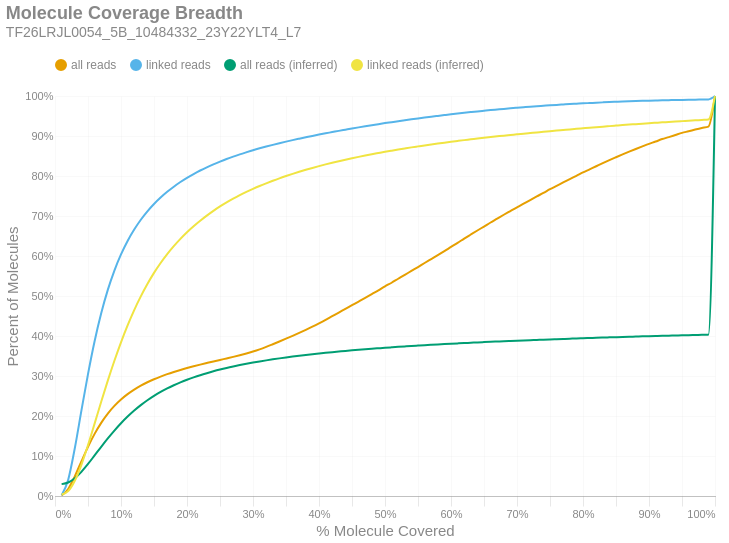

The cell this chart's notebook holds for it:
### Markdown cell above
### Molecule Read Coverage
This chart shows molecule coverage breadth as computed by the number of bases aligned to that molecule. In other words, "*how much of each unique long molecule is actually sequenced/aligned?*" Keep in mind there is a distinction between sequences and alignments, since some sequences belonging to a particular molecule may not align well and wouldn't appear in the alignment data. This chart also shows molecule coverage breadth as computed by the *inferred fragment* from which the aligned sequences originate. Unlike read coverage, this calculation takes into account the total insert size, including unsequenced gaps between the forward and reverse reads. Like the previous figures, these are cumulative percents.

### Code cell
if SKIPLR:
    print_html(f"Skipped")
else:
    binned_df = consolidated_hist(valids['coverage_bp'], mask, 0.01, True)
    binned_df_inf = consolidated_hist(valids['coverage_inserts'], mask, 0.01, True)
    binned_df = binned_df.with_columns(pl.lit(binned_df_inf['all reads (cumsum)']).alias('all reads (inferred)'))
    binned_df = binned_df.with_columns(pl.lit(binned_df_inf['linked reads (cumsum)']).alias('linked reads (inferred)'))
    binned_df = binned_df.with_columns(
        (pl.col('bin').cast(pl.Float64) + 0.01).alias('right_edge')
    )

    with SafeRender(binned_df):
        (
            density_plot(binned_df, 'Molecule Coverage Breadth', samplename, 'molcov', ['all reads (inferred)','linked reads (inferred)'])
            .encode(
                #x=alt.X('bin:Q', title="% Molecule Covered").axis(format = '%').scale(padding=0),
                x=alt.X('right_edge:Q', title="% Molecule Covered").axis(format='%').scale(padding=0),
                y=alt.Y('value:Q', title='Percent of Molecules')
                    .axis(format='%')
                    .stack(False)
                    .scale(domainMin=0, padding=0),
                color=alt.Color("key:N").scale(domain = ["all reads", "linked reads", "all reads (inferred)", "linked reads (inferred)"]),
                tooltip = [
                    alt.Tooltip("key:N", title = "Data Type"),
                    alt.Tooltip("range_label:N", title="% Molecule Covered"),
                    alt.Tooltip("value:Q", format = ".2%", title="% Molecules")
                ]
            )
        ).display()

### Figure 1 — Vega-Lite specification as saved in the notebook (floating-point values rounded to 4 significant figures)
{"width": "container", "height": 400, "config": {"title": {"anchor": "start", "dy": -15, "fontSize": 18, "color": "#888888", "subtitleColor": "#888888", "subtitleFontSize": 14}, "arc": {"fill": "#0072B2"}, "axis": {"domainColor": "#888888", "domainWidth": 0.5, "gridWidth": 0.2, "grid": false, "titleFontWeight": 400, "titleFontSize": 15, "labelFontSize": 11, "labelColor": "#888888", "tickColor": "#888888", "tickWidth": 0.2, "titleColor": "#888888"}, "axisBand": {"grid": false}, "axisX": {"grid": true, "tickSize": 10, "domainCap": "round"}, "axisY": {"domain": false, "grid": true, "tickSize": 0, "domainCap": "round"}, "background": "transparent", "header": {"labelFontSize": 15, "labelColor": "#888888", "titleFontSize": 15, "titleFontWeight": 600, "titleColor": "#888888"}, "legend": {"labelFont": "sans-serif", "labelFontSize": 12, "labelColor": "#888888", "symbolSize": 100, "symbolType": "circle", "titleFontSize": 12, "titlePadding": 10, "titleColor": "#888888", "title": null, "orient": "top"}, "range": {"category": ["#E69F00", "#56B4E9", "#009E73", "#F0E442", "#0072B2", "#D55E00", "#CC79A7", "#000000"], "diverging": ["#cfe8f3", "#a2d4ec", "#73bfe2", "#46abdb", "#1696d2", "#12719e"]}, "area": {"fill": "#0072B2", "fillOpacity": 0.7, "line": true, "strokeOpacity": 0.7}, "line": {"color": "#0072B2", "stroke": "#0072B2", "strokeWidth": 2}, "trail": {"color": "#0072B2", "stroke": "#0072B2", "strokeWidth": 0, "size": 1}, "point": {"filled": true, "fillOpacity": 1.0, "size": 95}, "text": {"color": "#888888", "fontSize": 11, "align": "right", "fontWeight": 400, "size": 11}, "bar": {"fill": "#0072B2", "stroke": null}, "view": {"stroke": null, "continuousWidth": 660, "continuousHeight": 400}}, "data": {"name": "data-8e0d9389b0224d236628b7e37ff209c7"}, "mark": {"type": "line", "interpolate": "monotone", "point": {"opacity": 0, "size": 275}}, "encoding": {"color": {"field": "key", "scale": {"domain": ["all reads", "linked reads", "all reads (inferred)", "linked reads (inferred)"]}, "type": "nominal"}, "tooltip": [{"field": "key", "title": "Data Type", "type": "nominal"}, {"field": "range_label", "title": "% Molecule Covered", "type": "nominal"}, {"field": "value", "format": ".2%", "title": "% Molecules", "type": "quantitative"}], "x": {"axis": {"format": "%"}, "field": "right_edge", "scale": {"padding": 0}, "title": "% Molecule Covered", "type": "quantitative"}, "y": {"axis": {"format": "%"}, "field": "value", "scale": {"domainMin": 0, "padding": 0}, "stack": false, "title": "Percent of Molecules", "type": "quantitative"}}, "params": [{"name": "param_c36ac31b6afebe62", "select": {"type": "point", "fields": ["key"]}, "bind": "legend"}], "title": {"text": "Molecule Coverage Breadth", "subtitle": "TF26LRJL0054_5B_10484332_23Y22YLT4_L7"}, "transform": [{"fold": ["all reads (cumsum)", "linked reads (cumsum)", "all reads (inferred)", "linked reads (inferred)"]}, {"calculate": "replace(datum.key, ' (cumsum)', '')", "as": "key"}, {"filter": {"param": "param_c36ac31b6afebe62"}}], "usermeta": {"embedOptions": {"downloadFileName": "TF26LRJL0054_5B_10484332_23Y22YLT4_L7.molcov"}}, "$schema": "https://vega.github.io/schema/vega-lite/v6.4.1.json", "datasets": {"data-8e0d9389b0224d236628b7e37ff209c7": [{"bin": "0.0", "interval": "0.0-0.01", "all reads": 0.001181, "linked reads": 0.002136, "all reads (cumsum)": 0.001181, "linked reads (cumsum)": 0.002136, "range_label": "0.0-0.01", "all reads (inferred)": 0.0297, "linked reads (inferred)": 0.003717, "right_edge": 0.01}, {"bin": "0.01", "interval": "0.01-0.02", "all reads": 0.01625, "linked reads": 0.0387, "all reads (cumsum)": 0.01743, "linked reads (cumsum)": 0.04084, "range_label": "0.01-0.02", "all reads (inferred)": 0.03371, "linked reads (inferred)": 0.01228, "right_edge": 0.02}, {"bin": "0.02", "interval": "0.02-0.03", "all reads": 0.0317, "linked reads": 0.07854, "all reads (cumsum)": 0.04913, "linked reads (cumsum)": 0.1194, "range_label": "0.02-0.03", "all reads (inferred)": 0.04436, "linked reads (inferred)": 0.03801, "right_edge": 0.03}, {"bin": "0.03", "interval": "0.03-0.04", "all reads": 0.03737, "linked reads": 0.09394, "all reads (cumsum)": 0.0865, "linked reads (cumsum)": 0.2133, "range_label": "0.03-0.04", "all reads (inferred)": 0.06045, "linked reads (inferred)": 0.07799, "right_edge": 0.04}, {"bin": "0.04", "interval": "0.04-0.05", "all reads": 0.03626, "linked reads": 0.09152, "all reads (cumsum)": 0.1228, "linked reads (cumsum)": 0.3048, "range_label": "0.04-0.05", "all reads (inferred)": 0.08009, "linked reads (inferred)": 0.1272, "right_edge": 0.05}, {"bin": "0.05", "interval": "0.05-0.06", "all reads": 0.03252, "linked reads": 0.08218, "all reads (cumsum)": 0.1553, "linked reads (cumsum)": 0.387, "range_label": "0.05-0.06", "all reads (inferred)": 0.1014, "linked reads (inferred)": 0.1809, "right_edge": 0.06}, {"bin": "0.06", "interval": "0.06-0.07", "all reads": 0.0276, "linked reads": 0.06972, "all reads (cumsum)": 0.1829, "linked reads (cumsum)": 0.4567, "range_label": "0.06-0.07", "all reads (inferred)": 0.123, "linked reads (inferred)": 0.2355, "right_edge": 0.07}, {"bin": "0.07", "interval": "0.07-0.08", "all reads": 0.02317, "linked reads": 0.05851, "all reads (cumsum)": 0.2061, "linked reads (cumsum)": 0.5152, "range_label": "0.07-0.08", "all reads (inferred)": 0.144, "linked reads (inferred)": 0.2884, "right_edge": 0.08}, {"bin": "0.08", "interval": "0.08-0.09", "all reads": 0.01917, "linked reads": 0.04839, "all reads (cumsum)": 0.2252, "linked reads (cumsum)": 0.5636, "range_label": "0.08-0.09", "all reads (inferred)": 0.1637, "linked reads (inferred)": 0.3382, "right_edge": 0.09}, {"bin": "0.09", "interval": "0.09-0.1", "all reads": 0.01599, "linked reads": 0.0403, "all reads (cumsum)": 0.2412, "linked reads (cumsum)": 0.6039, "range_label": "0.09-0.1", "all reads (inferred)": 0.1819, "linked reads (inferred)": 0.3843, "right_edge": 0.1}, {"bin": "0.1", "interval": "0.1-0.11", "all reads": 0.01339, "linked reads": 0.03362, "all reads (cumsum)": 0.2546, "linked reads (cumsum)": 0.6375, "range_label": "0.1-0.11", "all reads (inferred)": 0.1985, "linked reads (inferred)": 0.4265, "right_edge": 0.11}, {"bin": "0.11", "interval": "0.11-0.12", "all reads": 0.01138, "linked reads": 0.02851, "all reads (cumsum)": 0.266, "linked reads (cumsum)": 0.6661, "range_label": "0.11-0.12", "all reads (inferred)": 0.2137, "linked reads (inferred)": 0.4649, "right_edge": 0.12}, {"bin": "0.12", "interval": "0.12-0.13", "all reads": 0.009858, "linked reads": 0.02454, "all reads (cumsum)": 0.2759, "linked reads (cumsum)": 0.6906, "range_label": "0.12-0.13", "all reads (inferred)": 0.2272, "linked reads (inferred)": 0.4991, "right_edge": 0.13}, {"bin": "0.13", "interval": "0.13-0.14", "all reads": 0.008556, "linked reads": 0.0211, "all reads (cumsum)": 0.2844, "linked reads (cumsum)": 0.7117, "range_label": "0.13-0.14", "all reads (inferred)": 0.2394, "linked reads (inferred)": 0.53, "right_edge": 0.14}, {"bin": "0.14", "interval": "0.14-0.15", "all reads": 0.00753, "linked reads": 0.01842, "all reads (cumsum)": 0.2919, "linked reads (cumsum)": 0.7301, "range_label": "0.14-0.15", "all reads (inferred)": 0.2504, "linked reads (inferred)": 0.5578, "right_edge": 0.15}, {"bin": "0.15", "interval": "0.15-0.16", "all reads": 0.006645, "linked reads": 0.01604, "all reads (cumsum)": 0.2986, "linked reads (cumsum)": 0.7462, "range_label": "0.15-0.16", "all reads (inferred)": 0.2601, "linked reads (inferred)": 0.5825, "right_edge": 0.16}, {"bin": "0.16", "interval": "0.16-0.17", "all reads": 0.006016, "linked reads": 0.01431, "all reads (cumsum)": 0.3046, "linked reads (cumsum)": 0.7605, "range_label": "0.16-0.17", "all reads (inferred)": 0.2689, "linked reads (inferred)": 0.6047, "right_edge": 0.17}, {"bin": "0.17", "interval": "0.17-0.18", "all reads": 0.005482, "linked reads": 0.01282, "all reads (cumsum)": 0.3101, "linked reads (cumsum)": 0.7733, "range_label": "0.17-0.18", "all reads (inferred)": 0.2768, "linked reads (inferred)": 0.6247, "right_edge": 0.18}, {"bin": "0.18", "interval": "0.18-0.19", "all reads": 0.005114, "linked reads": 0.01166, "all reads (cumsum)": 0.3152, "linked reads (cumsum)": 0.7849, "range_label": "0.18-0.19", "all reads (inferred)": 0.284, "linked reads (inferred)": 0.6429, "right_edge": 0.19}, {"bin": "0.19", "interval": "0.19-0.2", "all reads": 0.004713, "linked reads": 0.01052, "all reads (cumsum)": 0.3199, "linked reads (cumsum)": 0.7955, "range_label": "0.19-0.2", "all reads (inferred)": 0.2906, "linked reads (inferred)": 0.6595, "right_edge": 0.2}, {"bin": "0.2", "interval": "0.2-0.21", "all reads": 0.004352, "linked reads": 0.009489, "all reads (cumsum)": 0.3243, "linked reads (cumsum)": 0.805, "range_label": "0.2-0.21", "all reads (inferred)": 0.2965, "linked reads (inferred)": 0.6745, "right_edge": 0.21}, {"bin": "0.21", "interval": "0.21-0.22", "all reads": 0.004164, "linked reads": 0.008828, "all reads (cumsum)": 0.3284, "linked reads (cumsum)": 0.8138, "range_label": "0.21-0.22", "all reads (inferred)": 0.302, "linked reads (inferred)": 0.6883, "right_edge": 0.22}, {"bin": "0.22", "interval": "0.22-0.23", "all reads": 0.004009, "linked reads": 0.007997, "all reads (cumsum)": 0.3324, "linked reads (cumsum)": 0.8218, "range_label": "0.22-0.23", "all reads (inferred)": 0.3071, "linked reads (inferred)": 0.7011, "right_edge": 0.23}, {"bin": "0.23", "interval": "0.23-0.24", "all reads": 0.003957, "linked reads": 0.007403, "all reads (cumsum)": 0.3364, "linked reads (cumsum)": 0.8292, "range_label": "0.23-0.24", "all reads (inferred)": 0.3118, "linked reads (inferred)": 0.713, "right_edge": 0.24}, {"bin": "0.24", "interval": "0.24-0.25", "all reads": 0.003825, "linked reads": 0.006898, "all reads (cumsum)": 0.3402, "linked reads (cumsum)": 0.8361, "range_label": "0.24-0.25", "all reads (inferred)": 0.3162, "linked reads (inferred)": 0.724, "right_edge": 0.25}, {"bin": "0.25", "interval": "0.25-0.26", "all reads": 0.003759, "linked reads": 0.006508, "all reads (cumsum)": 0.344, "linked reads (cumsum)": 0.8426, "range_label": "0.25-0.26", "all reads (inferred)": 0.3202, "linked reads (inferred)": 0.7341, "right_edge": 0.26}, {"bin": "0.26", "interval": "0.26-0.27", "all reads": 0.003802, "linked reads": 0.005988, "all reads (cumsum)": 0.3478, "linked reads (cumsum)": 0.8486, "range_label": "0.26-0.27", "all reads (inferred)": 0.3239, "linked reads (inferred)": 0.7434, "right_edge": 0.27}, {"bin": "0.27", "interval": "0.27-0.28", "all reads": 0.00406, "linked reads": 0.005558, "all reads (cumsum)": 0.3518, "linked reads (cumsum)": 0.8541, "range_label": "0.27-0.28", "all reads (inferred)": 0.3273, "linked reads (inferred)": 0.7521, "right_edge": 0.28}, {"bin": "0.28", "interval": "0.28-0.29", "all reads": 0.004354, "linked reads": 0.005228, "all reads (cumsum)": 0.3562, "linked reads (cumsum)": 0.8594, "range_label": "0.28-0.29", "all reads (inferred)": 0.3305, "linked reads (inferred)": 0.7602, "right_edge": 0.29}, {"bin": "0.29", "interval": "0.29-0.3", "all reads": 0.004908, "linked reads": 0.005074, "all reads (cumsum)": 0.3611, "linked reads (cumsum)": 0.8644, "range_label": "0.29-0.3", "all reads (inferred)": 0.3336, "linked reads (inferred)": 0.7678, "right_edge": 0.3}, {"bin": "0.3", "interval": "0.3-0.31", "all reads": 0.005535, "linked reads": 0.004729, "all reads (cumsum)": 0.3666, "linked reads (cumsum)": 0.8692, "range_label": "0.3-0.31", "all reads (inferred)": 0.3364, "linked reads (inferred)": 0.775, "right_edge": 0.31}, {"bin": "0.31", "interval": "0.31-0.32", "all reads": 0.006194, "linked reads": 0.004448, "all reads (cumsum)": 0.3728, "linked reads (cumsum)": 0.8736, "range_label": "0.31-0.32", "all reads (inferred)": 0.3391, "linked reads (inferred)": 0.7816, "right_edge": 0.32}, {"bin": "0.32", "interval": "0.32-0.33", "all reads": 0.006632, "linked reads": 0.004281, "all reads (cumsum)": 0.3795, "linked reads (cumsum)": 0.8779, "range_label": "0.32-0.33", "all reads (inferred)": 0.3416, "linked reads (inferred)": 0.7881, "right_edge": 0.33}, {"bin": "0.33", "interval": "0.33-0.34", "all reads": 0.006792, "linked reads": 0.004149, "all reads (cumsum)": 0.3863, "linked reads (cumsum)": 0.882, "range_label": "0.33-0.34", "all reads (inferred)": 0.3441, "linked reads (inferred)": 0.7942, "right_edge": 0.34}, {"bin": "0.34", "interval": "0.34-0.35", "all reads": 0.007029, "linked reads": 0.003927, "all reads (cumsum)": 0.3933, "linked reads (cumsum)": 0.886, "range_label": "0.34-0.35", "all reads (inferred)": 0.3463, "linked reads (inferred)": 0.7999, "right_edge": 0.35}, {"bin": "0.35", "interval": "0.35-0.36", "all reads": 0.007205, "linked reads": 0.003772, "all reads (cumsum)": 0.4005, "linked reads (cumsum)": 0.8897, "range_label": "0.35-0.36", "all reads (inferred)": 0.3485, "linked reads (inferred)": 0.8053, "right_edge": 0.36}, {"bin": "0.36", "interval": "0.36-0.37", "all reads": 0.007351, "linked reads": 0.003566, "all reads (cumsum)": 0.4078, "linked reads (cumsum)": 0.8933, "range_label": "0.36-0.37", "all reads (inferred)": 0.3506, "linked reads (inferred)": 0.8105, "right_edge": 0.37}, {"bin": "0.37", "interval": "0.37-0.38", "all reads": 0.007637, "linked reads": 0.003483, "all reads (cumsum)": 0.4155, "linked reads (cumsum)": 0.8968, "range_label": "0.37-0.38", "all reads (inferred)": 0.3526, "linked reads (inferred)": 0.8155, "right_edge": 0.38}, {"bin": "0.38", "interval": "0.38-0.39", "all reads": 0.00793, "linked reads": 0.003431, "all reads (cumsum)": 0.4234, "linked reads (cumsum)": 0.9002, "range_label": "0.38-0.39", "all reads (inferred)": 0.3544, "linked reads (inferred)": 0.8202, "right_edge": 0.39}, {"bin": "0.39", "interval": "0.39-0.4", "all reads": 0.008312, "linked reads": 0.00328, "all reads (cumsum)": 0.4317, "linked reads (cumsum)": 0.9035, "range_label": "0.39-0.4", "all reads (inferred)": 0.3562, "linked reads (inferred)": 0.8247, "right_edge": 0.4}, {"bin": "0.4", "interval": "0.4-0.41", "all reads": 0.008684, "linked reads": 0.003173, "all reads (cumsum)": 0.4404, "linked reads (cumsum)": 0.9067, "range_label": "0.4-0.41", "all reads (inferred)": 0.358, "linked reads (inferred)": 0.829, "right_edge": 0.41}, {"bin": "0.41", "interval": "0.41-0.42", "all reads": 0.009165, "linked reads": 0.003059, "all reads (cumsum)": 0.4496, "linked reads (cumsum)": 0.9097, "range_label": "0.41-0.42", "all reads (inferred)": 0.3596, "linked reads (inferred)": 0.833, "right_edge": 0.42}, {"bin": "0.42", "interval": "0.42-0.43", "all reads": 0.009178, "linked reads": 0.003108, "all reads (cumsum)": 0.4587, "linked reads (cumsum)": 0.9128, "range_label": "0.42-0.43", "all reads (inferred)": 0.3611, "linked reads (inferred)": 0.8369, "right_edge": 0.43}, {"bin": "0.43", "interval": "0.43-0.44", "all reads": 0.009075, "linked reads": 0.00295, "all reads (cumsum)": 0.4678, "linked reads (cumsum)": 0.9158, "range_label": "0.43-0.44", "all reads (inferred)": 0.3626, "linked reads (inferred)": 0.8407, "right_edge": 0.44}, {"bin": "0.44", "interval": "0.44-0.45", "all reads": 0.009176, "linked reads": 0.002946, "all reads (cumsum)": 0.477, "linked reads (cumsum)": 0.9187, "range_label": "0.44-0.45", "all reads (inferred)": 0.3641, "linked reads (inferred)": 0.8443, "right_edge": 0.45}, {"bin": "0.45", "interval": "0.45-0.46", "all reads": 0.009047, "linked reads": 0.002843, "all reads (cumsum)": 0.486, "linked reads (cumsum)": 0.9216, "range_label": "0.45-0.46", "all reads (inferred)": 0.3655, "linked reads (inferred)": 0.8478, "right_edge": 0.46}, {"bin": "0.46", "interval": "0.46-0.47", "all reads": 0.009142, "linked reads": 0.002734, "all reads (cumsum)": 0.4952, "linked reads (cumsum)": 0.9243, "range_label": "0.46-0.47", "all reads (inferred)": 0.3668, "linked reads (inferred)": 0.8512, "right_edge": 0.47}, {"bin": "0.47", "interval": "0.47-0.48", "all reads": 0.009434, "linked reads": 0.002657, "all reads (cumsum)": 0.5046, "linked reads (cumsum)": 0.927, "range_label": "0.47-0.48", "all reads (inferred)": 0.3681, "linked reads (inferred)": 0.8544, "right_edge": 0.48}, {"bin": "0.48", "interval": "0.48-0.49", "all reads": 0.009218, "linked reads": 0.002609, "all reads (cumsum)": 0.5138, "linked reads (cumsum)": 0.9296, "range_label": "0.48-0.49", "all reads (inferred)": 0.3693, "linked reads (inferred)": 0.8574, "right_edge": 0.49}, {"bin": "0.49", "interval": "0.49-0.5", "all reads": 0.01025, "linked reads": 0.002677, "all reads (cumsum)": 0.5241, "linked reads (cumsum)": 0.9323, "range_label": "0.49-0.5", "all reads (inferred)": 0.3706, "linked reads (inferred)": 0.8604, "right_edge": 0.5}, {"bin": "0.5", "interval": "0.5-0.51", "all reads": 0.009056, "linked reads": 0.002376, "all reads (cumsum)": 0.5331, "linked reads (cumsum)": 0.9346, "range_label": "0.5-0.51", "all reads (inferred)": 0.3717, "linked reads (inferred)": 0.8633, "right_edge": 0.51}, {"bin": "0.51", "interval": "0.51-0.52", "all reads": 0.01, "linked reads": 0.002429, "all reads (cumsum)": 0.5431, "linked reads (cumsum)": 0.9371, "range_label": "0.51-0.52", "all reads (inferred)": 0.3729, "linked reads (inferred)": 0.8662, "right_edge": 0.52}, {"bin": "0.52", "interval": "0.52-0.53", "all reads": 0.009624, "linked reads": 0.002385, "all reads (cumsum)": 0.5528, "linked reads (cumsum)": 0.9394, "range_label": "0.52-0.53", "all reads (inferred)": 0.3739, "linked reads (inferred)": 0.8689, "right_edge": 0.53}, {"bin": "0.53", "interval": "0.53-0.54", "all reads": 0.009918, "linked reads": 0.002304, "all reads (cumsum)": 0.5627, "linked reads (cumsum)": 0.9417, "range_label": "0.53-0.54", "all reads (inferred)": 0.375, "linked reads (inferred)": 0.8716, "right_edge": 0.54}, {"bin": "0.54", "interval": "0.54-0.55", "all reads": 0.009733, "linked reads": 0.002224, "all reads (cumsum)": 0.5724, "linked reads (cumsum)": 0.944, "range_label": "0.54-0.55", "all reads (inferred)": 0.376, "linked reads (inferred)": 0.874, "right_edge": 0.55}, {"bin": "0.55", "interval": "0.55-0.56", "all reads": 0.01006, "linked reads": 0.002157, "all reads (cumsum)": 0.5825, "linked reads (cumsum)": 0.9461, "range_label": "0.55-0.56", "all reads (inferred)": 0.377, "linked reads (inferred)": 0.8765, "right_edge": 0.56}, {"bin": "0.56", "interval": "0.56-0.57", "all reads": 0.009842, "linked reads": 0.002101, "all reads (cumsum)": 0.5923, "linked reads (cumsum)": 0.9482, "range_label": "0.56-0.57", "all reads (inferred)": 0.378, "linked reads (inferred)": 0.8789, "right_edge": 0.57}, {"bin": "0.57", "interval": "0.57-0.58", "all reads": 0.009814, "linked reads": 0.002017, "all reads (cumsum)": 0.6021, "linked reads (cumsum)": 0.9502, "range_label": "0.57-0.58", "all reads (inferred)": 0.3789, "linked reads (inferred)": 0.8812, "right_edge": 0.58}, {"bin": "0.58", "interval": "0.58-0.59", "all reads": 0.01005, "linked reads": 0.002001, "all reads (cumsum)": 0.6122, "linked reads (cumsum)": 0.9522, "range_label": "0.58-0.59", "all reads (inferred)": 0.3798, "linked reads (inferred)": 0.8834, "right_edge": 0.59}, {"bin": "0.59", "interval": "0.59-0.6", "all reads": 0.01042, "linked reads": 0.00198, "all reads (cumsum)": 0.6226, "linked reads (cumsum)": 0.9542, "range_label": "0.59-0.6", "all reads (inferred)": 0.3807, "linked reads (inferred)": 0.8856, "right_edge": 0.6}, {"bin": "0.6", "interval": "0.6-0.61", "all reads": 0.01024, "linked reads": 0.0019, "all reads (cumsum)": 0.6328, "linked reads (cumsum)": 0.9561, "range_label": "0.6-0.61", "all reads (inferred)": 0.3815, "linked reads (inferred)": 0.8876, "right_edge": 0.61}, {"bin": "0.61", "interval": "0.61-0.62", "all reads": 0.01066, "linked reads": 0.001832, "all reads (cumsum)": 0.6435, "linked reads (cumsum)": 0.958, "range_label": "0.61-0.62", "all reads (inferred)": 0.3823, "linked reads (inferred)": 0.8897, "right_edge": 0.62}, {"bin": "0.62", "interval": "0.62-0.63", "all reads": 0.01019, "linked reads": 0.001788, "all reads (cumsum)": 0.6537, "linked reads (cumsum)": 0.9597, "range_label": "0.62-0.63", "all reads (inferred)": 0.3831, "linked reads (inferred)": 0.8916, "right_edge": 0.63}, {"bin": "0.63", "interval": "0.63-0.64", "all reads": 0.0101, "linked reads": 0.001748, "all reads (cumsum)": 0.6638, "linked reads (cumsum)": 0.9615, "range_label": "0.63-0.64", "all reads (inferred)": 0.3839, "linked reads (inferred)": 0.8936, "right_edge": 0.64}, {"bin": "0.64", "interval": "0.64-0.65", "all reads": 0.0099, "linked reads": 0.001648, "all reads (cumsum)": 0.6737, "linked reads (cumsum)": 0.9631, "range_label": "0.64-0.65", "all reads (inferred)": 0.3847, "linked reads (inferred)": 0.8955, "right_edge": 0.65}, {"bin": "0.65", "interval": "0.65-0.66", "all reads": 0.0101, "linked reads": 0.001631, "all reads (cumsum)": 0.6838, "linked reads (cumsum)": 0.9648, "range_label": "0.65-0.66", "all reads (inferred)": 0.3855, "linked reads (inferred)": 0.8974, "right_edge": 0.66}, {"bin": "0.66", "interval": "0.66-0.67", "all reads": 0.009618, "linked reads": 0.001495, "all reads (cumsum)": 0.6934, "linked reads (cumsum)": 0.9663, "range_label": "0.66-0.67", "all reads (inferred)": 0.3862, "linked reads (inferred)": 0.8991, "right_edge": 0.67}, {"bin": "0.67", "interval": "0.67-0.68", "all reads": 0.009701, "linked reads": 0.001492, "all reads (cumsum)": 0.7031, "linked reads (cumsum)": 0.9678, "range_label": "0.67-0.68", "all reads (inferred)": 0.3869, "linked reads (inferred)": 0.9009, "right_edge": 0.68}, {"bin": "0.68", "interval": "0.68-0.69", "all reads": 0.009348, "linked reads": 0.001428, "all reads (cumsum)": 0.7125, "linked reads (cumsum)": 0.9692, "range_label": "0.68-0.69", "all reads (inferred)": 0.3876, "linked reads (inferred)": 0.9025, "right_edge": 0.69}, {"bin": "0.69", "interval": "0.69-0.7", "all reads": 0.009405, "linked reads": 0.001366, "all reads (cumsum)": 0.7219, "linked reads (cumsum)": 0.9706, "range_label": "0.69-0.7", "all reads (inferred)": 0.3882, "linked reads (inferred)": 0.9042, "right_edge": 0.7}, {"bin": "0.7", "interval": "0.7-0.71", "all reads": 0.009017, "linked reads": 0.001345, "all reads (cumsum)": 0.7309, "linked reads (cumsum)": 0.9719, "range_label": "0.7-0.71", "all reads (inferred)": 0.3889, "linked reads (inferred)": 0.9058, "right_edge": 0.71}, {"bin": "0.71", "interval": "0.71-0.72", "all reads": 0.009009, "linked reads": 0.001326, "all reads (cumsum)": 0.7399, "linked reads (cumsum)": 0.9732, "range_label": "0.71-0.72", "all reads (inferred)": 0.3896, "linked reads (inferred)": 0.9074, "right_edge": 0.72}, {"bin": "0.72", "interval": "0.72-0.73", "all reads": 0.00907, "linked reads": 0.001201, "all reads (cumsum)": 0.749, "linked reads (cumsum)": 0.9744, "range_label": "0.72-0.73", "all reads (inferred)": 0.3902, "linked reads (inferred)": 0.909, "right_edge": 0.73}, {"bin": "0.73", "interval": "0.73-0.74", "all reads": 0.008815, "linked reads": 0.001139, "all reads (cumsum)": 0.7578, "linked reads (cumsum)": 0.9756, "range_label": "0.73-0.74", "all reads (inferred)": 0.3908, "linked reads (inferred)": 0.9106, "right_edge": 0.74}, {"bin": "0.74", "interval": "0.74-0.75", "all reads": 0.009174, "linked reads": 0.001156, "all reads (cumsum)": 0.7669, "linked reads (cumsum)": 0.9767, "range_label": "0.74-0.75", "all reads (inferred)": 0.3915, "linked reads (inferred)": 0.9121, "right_edge": 0.75}, {"bin": "0.75", "interval": "0.75-0.76", "all reads": 0.008425, "linked reads": 0.00105, "all reads (cumsum)": 0.7754, "linked reads (cumsum)": 0.9778, "range_label": "0.75-0.76", "all reads (inferred)": 0.3921, "linked reads (inferred)": 0.9135, "right_edge": 0.76}, {"bin": "0.76", "interval": "0.76-0.77", "all reads": 0.008486, "linked reads": 0.0009922, "all reads (cumsum)": 0.7839, "linked reads (cumsum)": 0.9788, "range_label": "0.76-0.77", "all reads (inferred)": 0.3926, "linked reads (inferred)": 0.915, "right_edge": 0.77}, {"bin": "0.77", "interval": "0.77-0.78", "all reads": 0.008364, "linked reads": 0.0009881, "all reads (cumsum)": 0.7922, "linked reads (cumsum)": 0.9798, "range_label": "0.77-0.78", "all reads (inferred)": 0.3932, "linked reads (inferred)": 0.9164, "right_edge": 0.78}, {"bin": "0.78", "interval": "0.78-0.79", "all reads": 0.00826, "linked reads": 0.0009428, "all reads (cumsum)": 0.8005, "linked reads (cumsum)": 0.9807, "range_label": "0.78-0.79", "all reads (inferred)": 0.3938, "linked reads (inferred)": 0.9179, "right_edge": 0.79}, {"bin": "0.79", "interval": "0.79-0.8", "all reads": 0.008515, "linked reads": 0.0009503, "all reads (cumsum)": 0.809, "linked reads (cumsum)": 0.9816, "range_label": "0.79-0.8", "all reads (inferred)": 0.3944, "linked reads (inferred)": 0.9193, "right_edge": 0.8}, {"bin": "0.8", "interval": "0.8-0.81", "all reads": 0.007712, "linked reads": 0.0008062, "all reads (cumsum)": 0.8167, "linked reads (cumsum)": 0.9825, "range_label": "0.8-0.81", "all reads (inferred)": 0.395, "linked reads (inferred)": 0.9206, "right_edge": 0.81}, {"bin": "0.81", "interval": "0.81-0.82", "all reads": 0.007692, "linked reads": 0.0008211, "all reads (cumsum)": 0.8244, "linked reads (cumsum)": 0.9833, "range_label": "0.81-0.82", "all reads (inferred)": 0.3955, "linked reads (inferred)": 0.9221, "right_edge": 0.82}, {"bin": "0.82", "interval": "0.82-0.83", "all reads": 0.007807, "linked reads": 0.0007859, "all reads (cumsum)": 0.8322, "linked reads (cumsum)": 0.9841, "range_label": "0.82-0.83", "all reads (inferred)": 0.3961, "linked reads (inferred)": 0.9234, "right_edge": 0.83}, {"bin": "0.83", "interval": "0.83-0.84", "all reads": 0.007508, "linked reads": 0.0007534, "all reads (cumsum)": 0.8397, "linked reads (cumsum)": 0.9848, "range_label": "0.83-0.84", "all reads (inferred)": 0.3966, "linked reads (inferred)": 0.9247, "right_edge": 0.84}, {"bin": "0.84", "interval": "0.84-0.85", "all reads": 0.007175, "linked reads": 0.0006851, "all reads (cumsum)": 0.8469, "linked reads (cumsum)": 0.9855, "range_label": "0.84-0.85", "all reads (inferred)": 0.3971, "linked reads (inferred)": 0.926, "right_edge": 0.85}, {"bin": "0.85", "interval": "0.85-0.86", "all reads": 0.007055, "linked reads": 0.0006763, "all reads (cumsum)": 0.8539, "linked reads (cumsum)": 0.9862, "range_label": "0.85-0.86", "all reads (inferred)": 0.3976, "linked reads (inferred)": 0.9272, "right_edge": 0.86}, {"bin": "0.86", "interval": "0.86-0.87", "all reads": 0.006859, "linked reads": 0.0005965, "all reads (cumsum)": 0.8608, "linked reads (cumsum)": 0.9868, "range_label": "0.86-0.87", "all reads (inferred)": 0.3981, "linked reads (inferred)": 0.9284, "right_edge": 0.87}, {"bin": "0.87", "interval": "0.87-0.88", "all reads": 0.006762, "linked reads": 0.0005681, "all reads (cumsum)": 0.8676, "linked reads (cumsum)": 0.9873, "range_label": "0.87-0.88", "all reads (inferred)": 0.3986, "linked reads (inferred)": 0.9296, "right_edge": 0.88}, {"bin": "0.88", "interval": "0.88-0.89", "all reads": 0.006529, "linked reads": 0.0005323, "all reads (cumsum)": 0.8741, "linked reads (cumsum)": 0.9879, "range_label": "0.88-0.89", "all reads (inferred)": 0.3991, "linked reads (inferred)": 0.9308, "right_edge": 0.89}, {"bin": "0.89", "interval": "0.89-0.9", "all reads": 0.006343, "linked reads": 0.0004646, "all reads (cumsum)": 0.8804, "linked reads (cumsum)": 0.9883, "range_label": "0.89-0.9", "all reads (inferred)": 0.3995, "linked reads (inferred)": 0.932, "right_edge": 0.9}, {"bin": "0.9", "interval": "0.9-0.91", "all reads": 0.005699, "linked reads": 0.0004545, "all reads (cumsum)": 0.8861, "linked reads (cumsum)": 0.9888, "range_label": "0.9-0.91", "all reads (inferred)": 0.4, "linked reads (inferred)": 0.9331, "right_edge": 0.91}, {"bin": "0.91", "interval": "0.91-0.92", "all reads": 0.00621, "linked reads": 0.0004484, "all reads (cumsum)": 0.8923, "linked reads (cumsum)": 0.9892, "range_label": "0.91-0.92", "all reads (inferred)": 0.4004, "linked reads (inferred)": 0.9341, "right_edge": 0.92}, {"bin": "0.92", "interval": "0.92-0.93", "all reads": 0.004945, "linked reads": 0.0003571, "all reads (cumsum)": 0.8973, "linked reads (cumsum)": 0.9896, "range_label": "0.92-0.93", "all reads (inferred)": 0.4008, "linked reads (inferred)": 0.9351, "right_edge": 0.93}, {"bin": "0.93", "interval": "0.93-0.94", "all reads": 0.005221, "linked reads": 0.0003645, "all reads (cumsum)": 0.9025, "linked reads (cumsum)": 0.99, "range_label": "0.93-0.94", "all reads (inferred)": 0.4013, "linked reads (inferred)": 0.9362, "right_edge": 0.94}, {"bin": "0.94", "interval": "0.94-0.95", "all reads": 0.005226, "linked reads": 0.0003172, "all reads (cumsum)": 0.9077, "linked reads (cumsum)": 0.9903, "range_label": "0.94-0.95", "all reads (inferred)": 0.4017, "linked reads (inferred)": 0.9372, "right_edge": 0.95}, {"bin": "0.95", "interval": "0.95-0.96", "all reads": 0.00405, "linked reads": 0.0003172, "all reads (cumsum)": 0.9118, "linked reads (cumsum)": 0.9906, "range_label": "0.95-0.96", "all reads (inferred)": 0.4021, "linked reads (inferred)": 0.9382, "right_edge": 0.96}, {"bin": "0.96", "interval": "0.96-0.97", "all reads": 0.004263, "linked reads": 0.0003138, "all reads (cumsum)": 0.9161, "linked reads (cumsum)": 0.9909, "range_label": "0.96-0.97", "all reads (inferred)": 0.4025, "linked reads (inferred)": 0.9392, "right_edge": 0.97}, {"bin": "0.97", "interval": "0.97-0.98", "all reads": 0.003995, "linked reads": 0.0002766, "all reads (cumsum)": 0.92, "linked reads (cumsum)": 0.9912, "range_label": "0.97-0.98", "all reads (inferred)": 0.4029, "linked reads (inferred)": 0.9402, "right_edge": 0.98}, {"bin": "0.98", "interval": "0.98-0.99", "all reads": 0.00353, "linked reads": 0.0002834, "all reads (cumsum)": 0.9236, "linked reads (cumsum)": 0.9915, "range_label": "0.98-0.99", "all reads (inferred)": 0.4034, "linked reads (inferred)": 0.9412, "right_edge": 0.99}, {"bin": "0.99", "interval": "0.99-1.0", "all reads": 0.07642, "linked reads": 0.00853, "all reads (cumsum)": 1.0, "linked reads (cumsum)": 1.0, "range_label": "0.99-1.0", "all reads (inferred)": 1.0, "linked reads (inferred)": 1.0, "right_edge": 1.0}]}}
